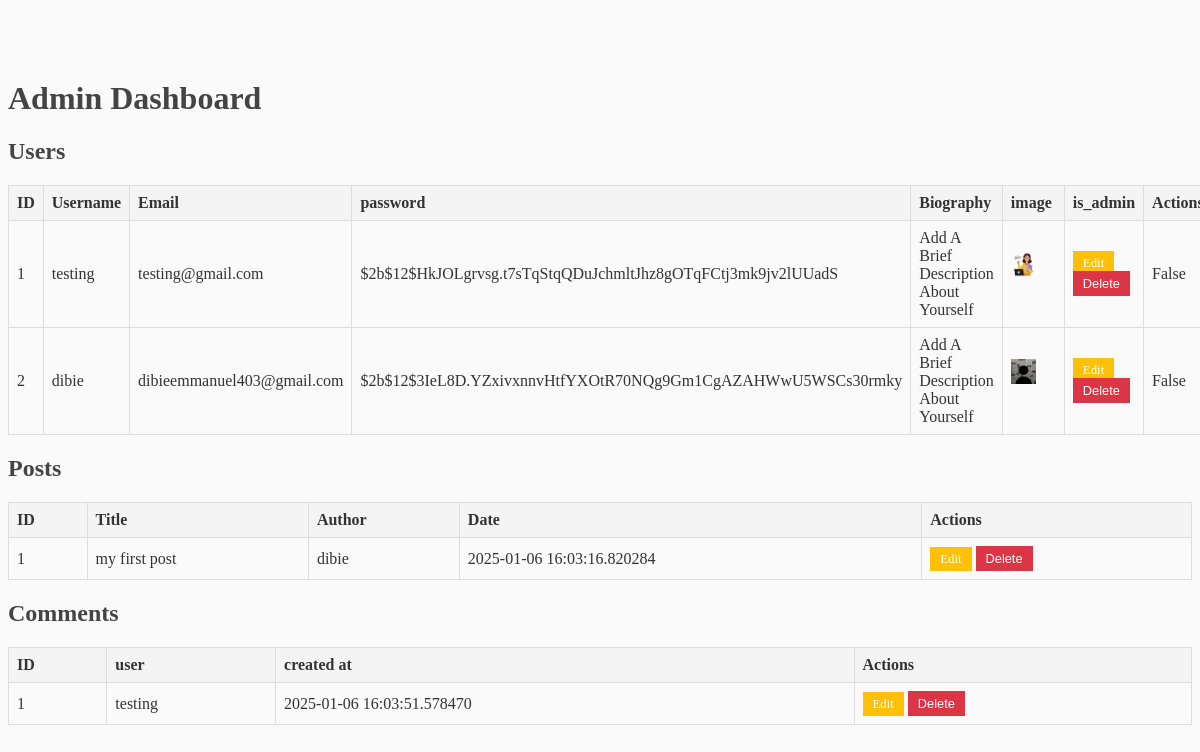
The app's page /admin (signed in), older data.
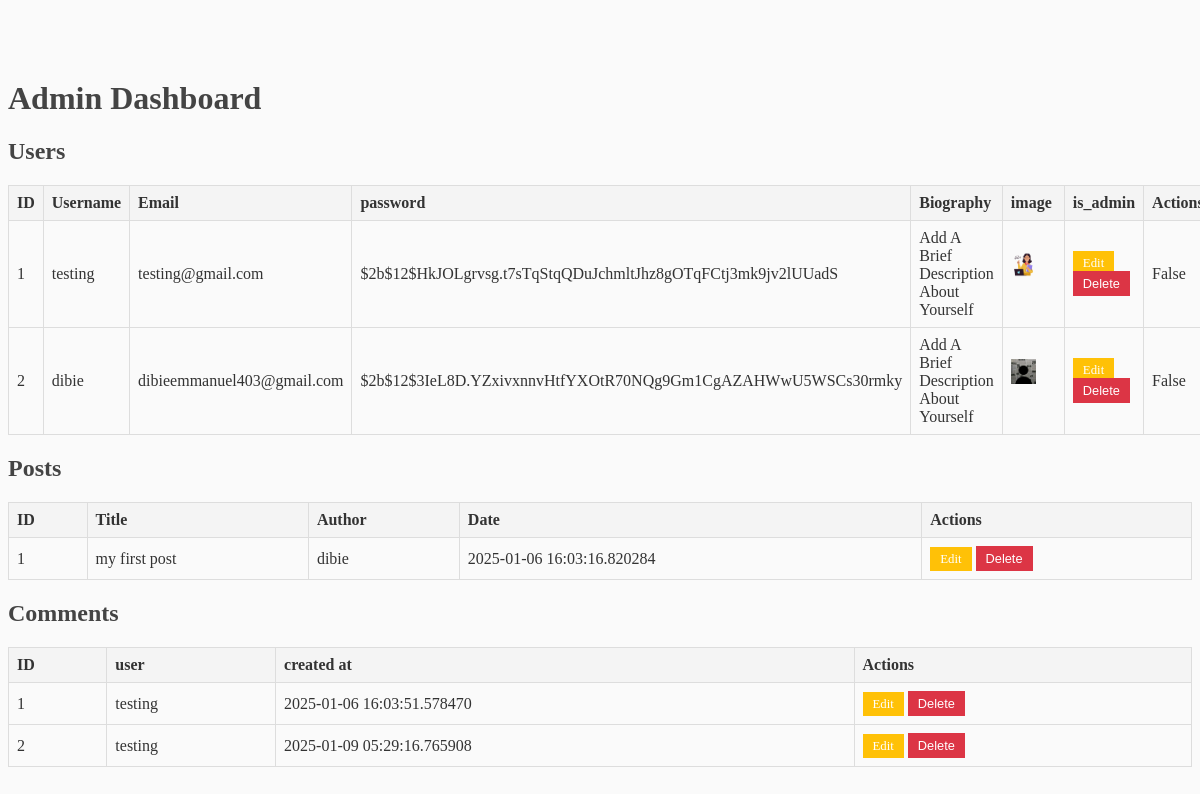
The same page, newer data.
### flaskblog/models.py (models this page shows, shortened)
class User(db.Model, UserMixin):
    id = db.Column(db.Integer, primary_key=True)
    username = db.Column(db.String(20), nullable=False, unique=True)
    email = db.Column(db.String(120), nullable=False, unique=True)
    image_file = db.Column(db.String(20), nullable=False, default='default.jpg')
    password = db.Column(db.String(60), nullable=False)
    posts = db.relationship('Post', backref='author', lazy=True)
    is_admin = db.Column(db.Boolean, nullable=False,default=False)
    Biography= db.Column(db.Text, nullable=False,default='Add A Brief Description About Yourself')

class Post(db.Model):
    id = db.Column(db.Integer, primary_key=True)
    title = db.Column(db.String(100), nullable=False)
    content = db.Column(db.Text, nullable=False)
    date = db.Column(db.DateTime, nullable=False, default=datetime.utcnow)
    user_id = db.Column(db.Integer, db.ForeignKey('user.id'), nullable=False)
    is_admin = db.Column(db.Boolean, nullable=False,default=False)

class Comment(db.Model):
    id = db.Column(db.Integer, primary_key=True)
    content = db.Column(db.String(500), nullable=False)
    user_id = db.Column(db.Integer, db.ForeignKey('user.id'), nullable=False)
    post_id = db.Column(db.Integer, db.ForeignKey('post.id'), nullable=False)
    created_at = db.Column(db.DateTime, default=datetime.utcnow)
    user = db.relationship('User', backref=db.backref('comments', lazy=True))
    post = db.relationship('Post', backref=db.backref('comments', lazy='dynamic'))

### flaskblog/routes.py (the view)
@app.route('/admin', methods=['GET', 'POST'])
@login_required
def admin_page():
    posts = Post.query.all()  # Fetch all posts
    users = User.query.all()  # Fetch all users
    comments=Comment.query.all()
    if current_user.email != 'dibieemmanuel403@gmail.com':  # Ensure the user is an admin
        flash("You are not authorized to access this page.", "danger")
        return redirect(url_for('home'))  # Redirect unauthorized users to home
    return render_template('admin.html', users=users, posts=posts,comments=comments)

### flaskblog/models.py (called while the page is built)
@login_manager.user_loader
def load_user(user_id):
    return User.query.get(int(user_id))

### flaskblog/templates/Admin.html (shortened to what this page needs)
<!DOCTYPE html>
<html lang="en">
<head>
    <link rel="stylesheet" href="{{ url_for('static', filename='main.css') }}">
</head>
<body>
    <div class="container">
        <h1 class="text-center text-primary">Admin Dashboard</h1>
        <h2 class="mt-5">Users</h2>
        <table class="table table-bordered">
            <thead>
                <tr>
                    <th>ID</th>
                    <th>Username</th>
                    <th>Email</th>
                    <th>password</th>
                    <th>Biography</th>
                    <th>image</th>
                    <th>is_admin</th>
                    <th>Actions</th>
                </tr>
            </thead>
            <tbody>
                {% for user in users %}
                <tr>
                    <td>{{ user.id }}</td>
                    <td>{{ user.username }}</td>
                    <td>{{ user.email }}</td>
                    <td>{{ user.password }}</td>
                    <td>{{ user.Biography }}</td>
                    <td><img class="rounded-circle border account-img2 border-primary"
                     src="{{ url_for('static', filename='profile_pics/' + user.image_file) }}"> </td>
                    <td>
                        <a href="{{ url_for('edit_user', user_id=user.id) }}" class="btn11 btn-warning btn-sm">Edit</a>
                        <form action="{{ url_for('delete_user', user_id=user.id) }}" method="POST" style="display:inline;">
                            <button type="submit" class="btn11 btn-danger btn-sm">Delete</button>
                        </form>
                    </td>
                    <td>{{ user.is_admin }}</td>
                </tr>
                {% endfor %}
            </tbody>
        </table>
        <h2 class="mt-5">Posts</h2>
        <table class="table table-bordered">
            <thead>
                <tr>
                    <th>ID</th>
                    <th>Title</th>
                    <th>Author</th>
                    <th>Date</th>
                    <th>Actions</th>
                </tr>
            </thead>
            <tbody>
                {% for post in posts %}
                <tr>
                    <td>{{ post.id }}</td>
                    <td>{{ post.title }}</td>
                    <td>{{ post.author.username }}</td>
                    <td>{{ post.date }}</td>
                    <td>
                        <a href="{{ url_for('edit_post', post_id=post.id) }}" class="btn11 btn-warning btn-sm">Edit</a>
                        <form action="{{ url_for('delete_post', post_id=post.id) }}" method="POST" style="display:inline;">
                            <button type="submit" class="btn11 btn-danger btn-sm">Delete</button>
                        </form>
                    </td>
                </tr>
                {% endfor %}
            </tbody>
        </table>
        <h2 class="mt-5">Comments</h2>
        <table class="table table-bordered">
            <thead>
                <tr>
                    <th>ID</th>
                    <th>user</th>
                    <th>created at</th>
                    <th>Actions</th>
                </tr>
            </thead>
            <tbody>
                {% for comment in comments %}
                <tr>
                    <td>{{ comment.id }}</td>
                    <td>{{ comment.user.username }}</td>
                    <td>{{ comment.created_at }}</td>
                    <td>
                        <a class="btn11 btn-warning btn-sm">Edit</a>
                        <form  method="POST" style="display:inline;">
                            <button type="submit" class="btn11 btn-danger btn-sm">Delete</button>
                        </form>
                    </td>
                </tr>
               {% endfor %}
            </tbody>
        </table>
    </div>
</body>
</html>

Row changes from the older to the newer data that the page shows:
added Comment: id "2", user.username "testing", created_at "2025-01-09 05:29:16.765908"
